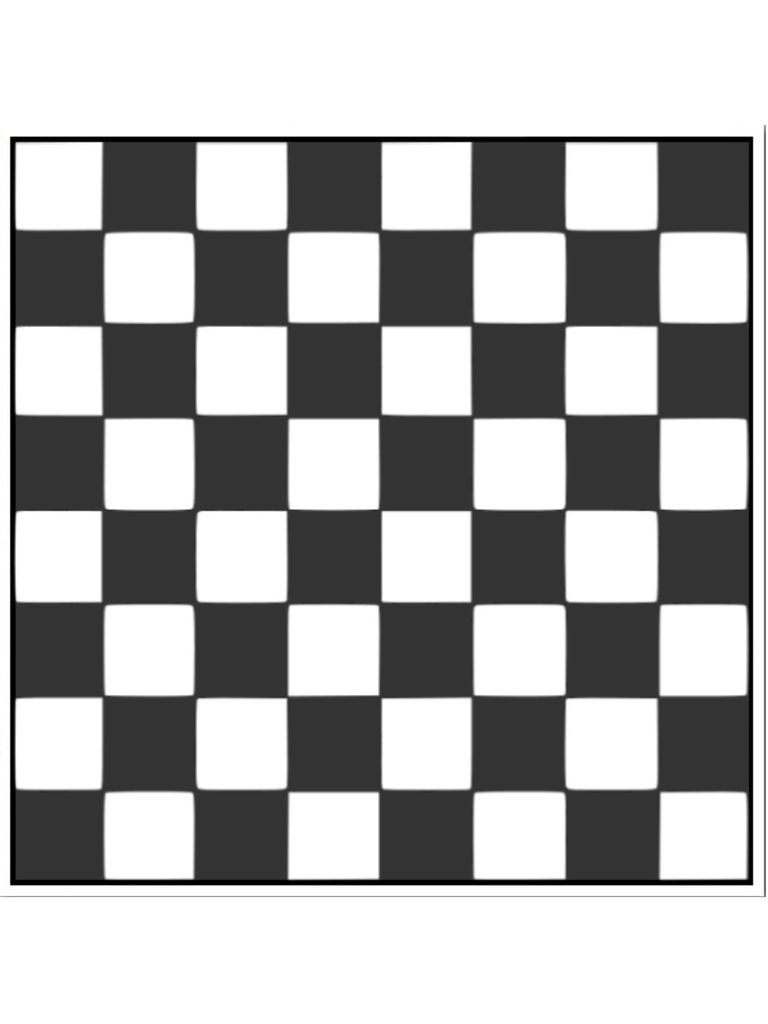
#> input picture images/chessboard.jpg, 768 x 1024 px
$ python affineTransformation.py
#> lines starting #> are read from the running program, lines starting #| are printed output that depends on the picture
# 선의 평행성은 유지가 되면서 이미지 변환(이동, 확대, scale, 반전 포함)
# affine변환을 위해서는 3개 Match가 되는 점이 있으면 반환행렬을 구할 수 있음

import cv2
import numpy as np
from matplotlib import pyplot as plt

img = cv2.imread('../images/chessboard.jpg')
#> img is the input picture: shape (1024, 768, 3); mean B, G, R 176.4, 176.4, 176.4
rows, cols, ch = img.shape
#> rows = 1024; cols = 768; ch = 3

pts1 = np.float32([[200, 100], [400, 100], [200, 200]])
pts2 = np.float32([[200, 300], [400, 200], [400, 200]])

# pst1의 좌표에 표시. Affine 변환 후 이동 점 확인
cv2.circle(img, (200, 100), 10, (255, 0,  0), -1)
cv2.circle(img, (400, 100), 10, (0, 255, 0), -1)
cv2.circle(img, (200, 200), 10, (0, 0, 255), -1)
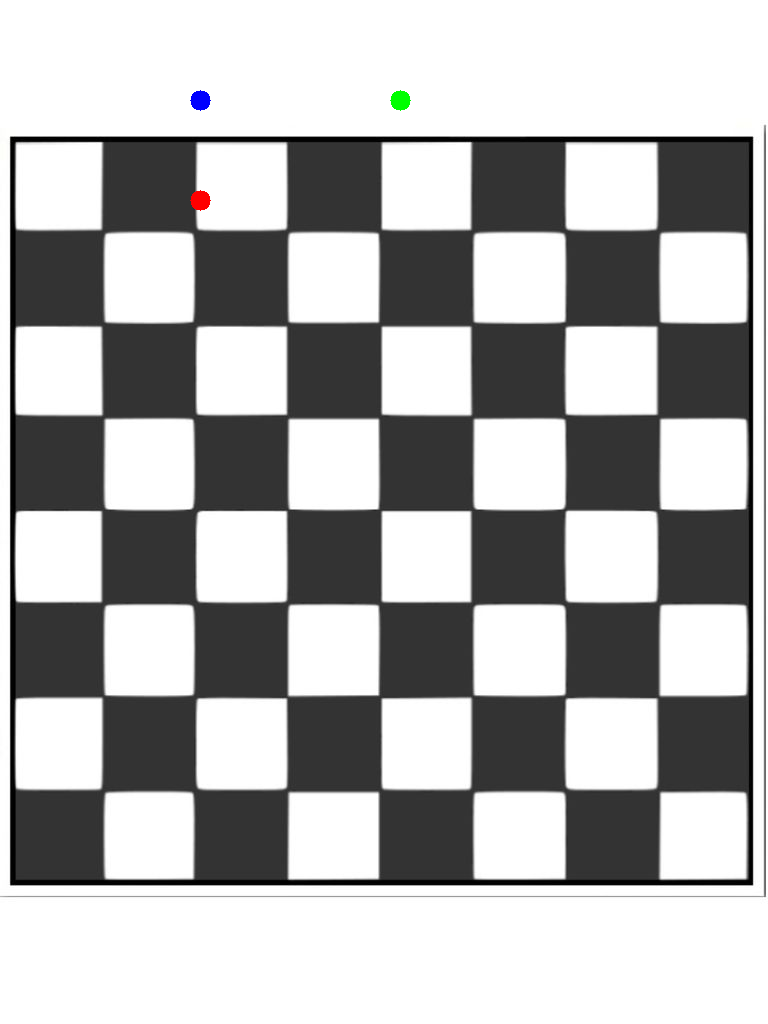
#> img: shape (1024, 768, 3); mean B, G, R 176.2, 176.2, 176.2

M = cv2.getAffineTransform(pts1, pts2)

dst = cv2.warpAffine(img, M, (cols, rows))
#> dst: shape (1024, 768, 3); every value is 255

plt.subplot(121), plt.imshow(img), plt.title('image')
plt.subplot(122), plt.imshow(dst), plt.title('Affine')
plt.show()
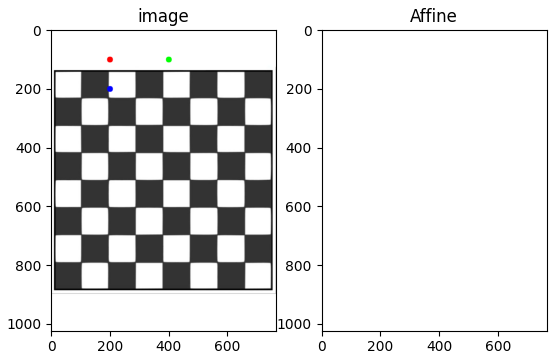
#> figure drawn by matplotlib, 2 panels; B, G, R data is drawn as R, G, B

$ run again, with images/UK.jpg copied over images/chessboard.jpg
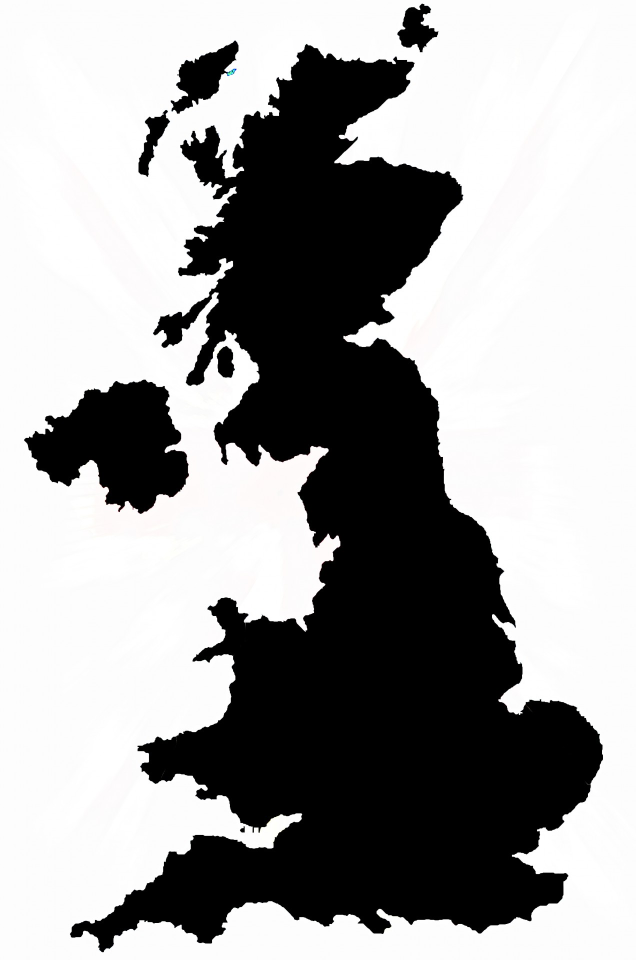
#> input picture images/UK.jpg, 1271 x 1920 px (shown at 1/2 size)
#> img is the input picture: shape (1920, 1271, 3); mean B, G, R 158.9, 158.9, 159
#> dst: shape (1920, 1271, 3); every value is 252
#> `plt.show()`:
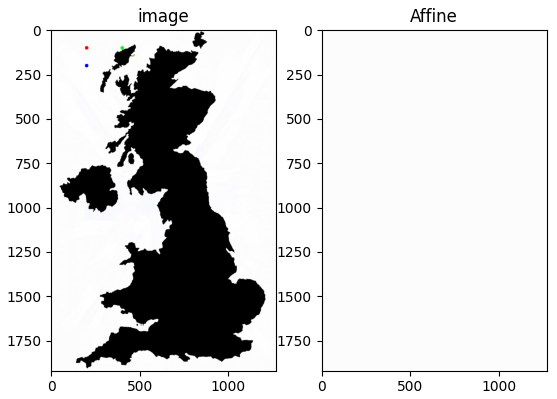
#> figure drawn by matplotlib, 2 panels; B, G, R data is drawn as R, G, B

$ run again, with images/baseball-player.jpg copied over images/chessboard.jpg
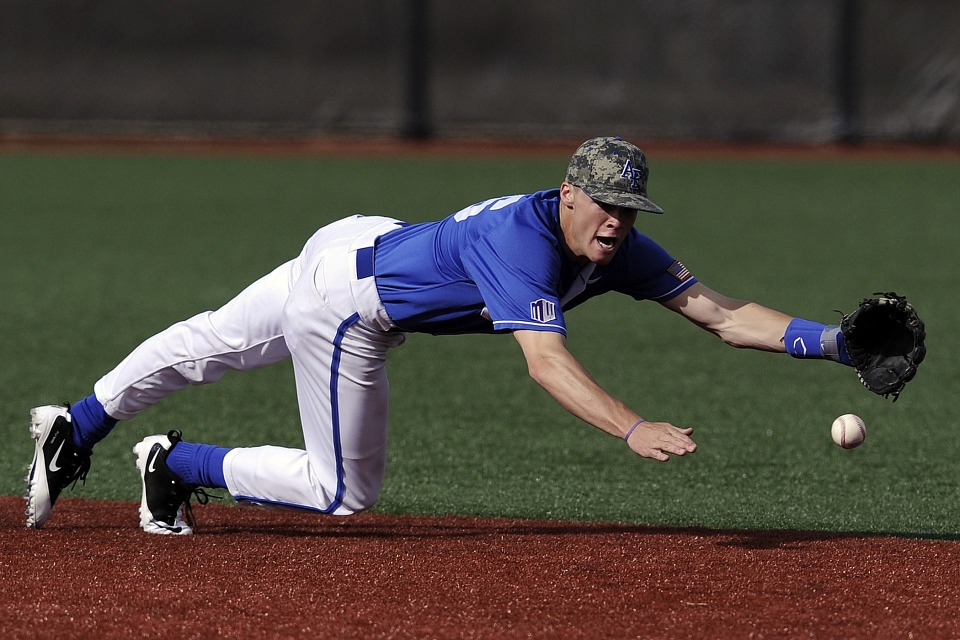
#> input picture images/baseball-player.jpg, 960 x 640 px
#> img is the input picture: shape (640, 960, 3); mean B, G, R 63, 70.7, 78.1
#> `dst = cv2.warpAffine(img, M, (cols, rows))`:
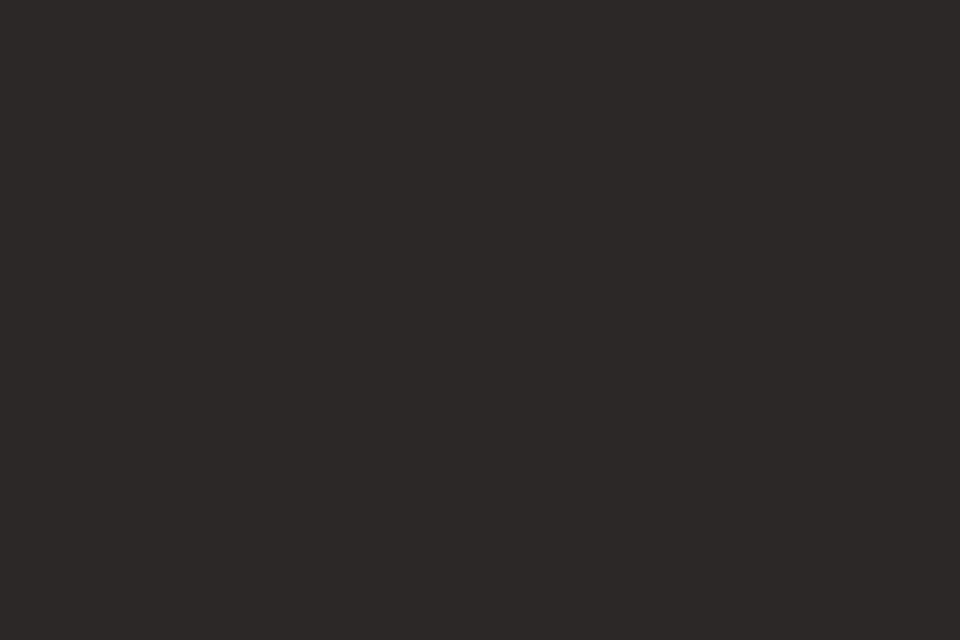
#> dst: shape (640, 960, 3); mean B, G, R 39, 40, 44
#> `plt.show()`:
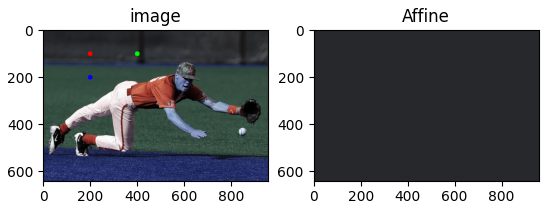
#> figure drawn by matplotlib, 2 panels; B, G, R data is drawn as R, G, B
